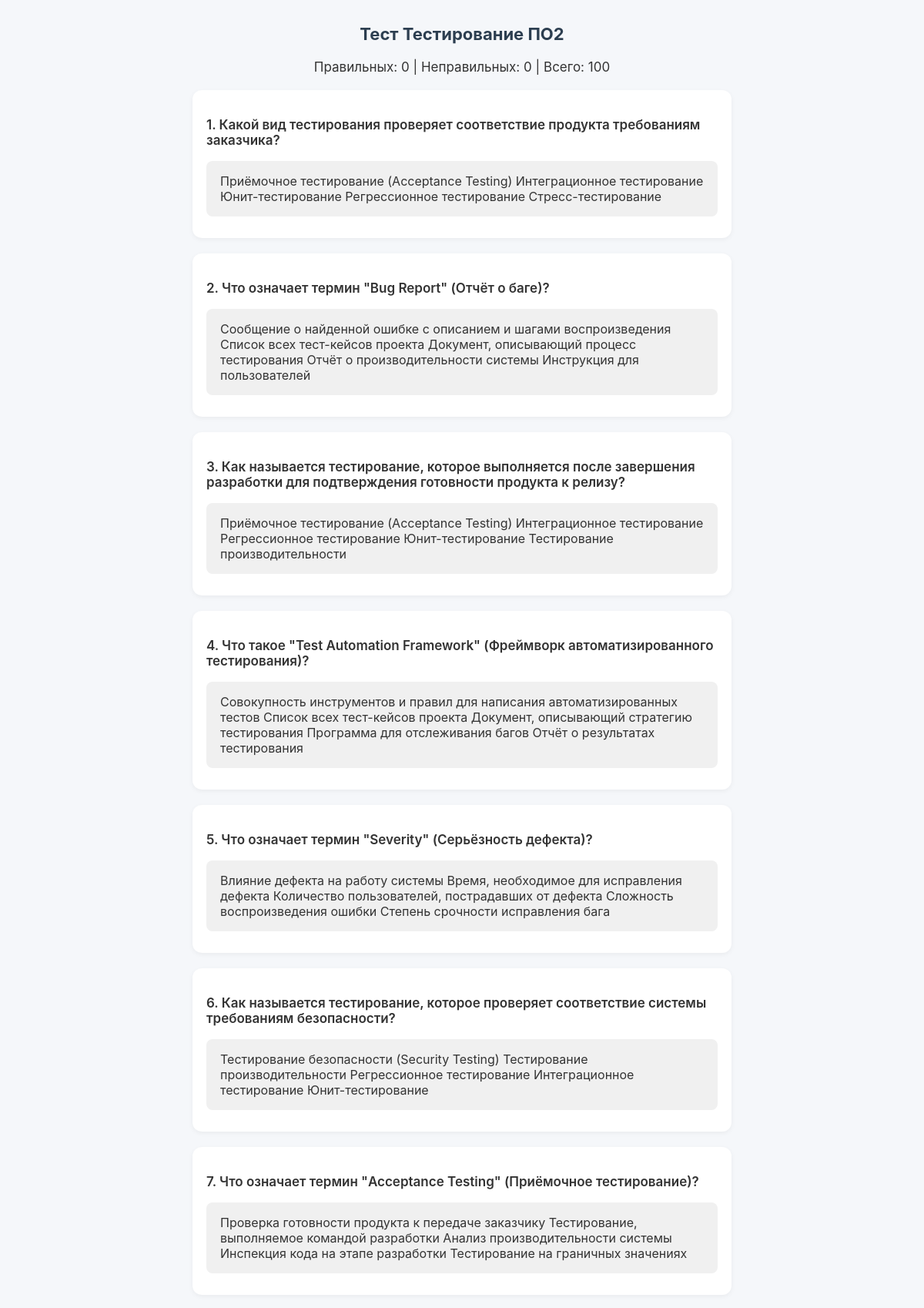
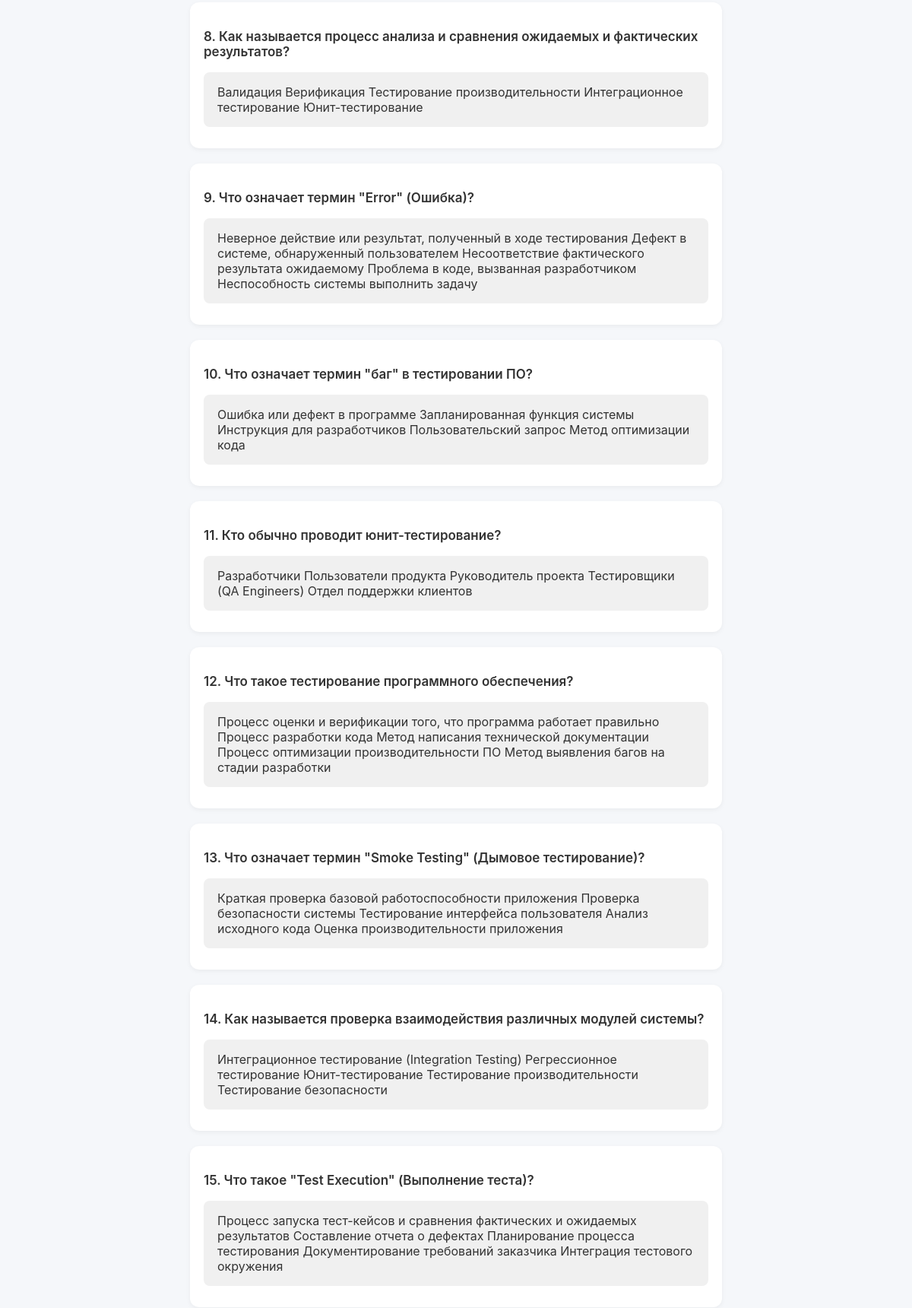
The app's page /test/4/html (upper part) with its own data (2 pictures, top to bottom).
### tables this page shows
CREATE TABLE tests (
        id INTEGER PRIMARY KEY AUTOINCREMENT,
        name TEXT NOT NULL,
        created_at TEXT NOT NULL
    );

CREATE TABLE questions (
        id INTEGER PRIMARY KEY AUTOINCREMENT,
        test_id INTEGER,
        text TEXT,
        FOREIGN KEY(test_id) REFERENCES tests(id)
    );

CREATE TABLE variants (
        id INTEGER PRIMARY KEY AUTOINCREMENT,
        question_id INTEGER,
        text TEXT,
        is_correct INTEGER DEFAULT 0,
        FOREIGN KEY(question_id) REFERENCES questions(id)
    );

### app.py (the view)
@app.route("/test/<int:test_id>/html", methods=["GET"])
def take_test_html(test_id):
    conn = sqlite3.connect(app.config["DATABASE"])
    c = conn.cursor()
    c.execute("SELECT name FROM tests WHERE id=?", (test_id,))
    test_name = c.fetchone()[0]
    c.execute("SELECT text, id FROM questions WHERE test_id=?", (test_id,))
    q_raw = c.fetchall()
    questions = []
    for q_text, q_id in q_raw:
        c.execute("SELECT text, is_correct FROM variants WHERE question_id=?", (q_id,))
        variants = [{"text": row[0], "is_correct": bool(row[1])} for row in c.fetchall()]
        random.shuffle(variants)
        questions.append({
            "question_id": q_id,
            "question": q_text,
            "variants": variants
        })
    random.shuffle(questions)
    conn.close()
    return render_template("take_test.html", test_id=test_id, test_name=test_name, questions=questions)

### templates/take_test.html (shortened to what this page needs)
<!doctype html>
<html>
<head>
</head>
<body>
    <h1>Тест {{ test_name }}</h1>
    <div class="stats">
        Правильных: <span id="correct">0</span> |
        Неправильных: <span id="wrong">0</span> |
        Всего: <span id="total">{{ questions|length }}</span>
    </div>
    <div id="quiz">
        {% for q in questions %}
            <div class="question" data-question-id="{{ q.question_id }}">
                <p>{{ loop.index }}. {{ q.question }}</p>
                {% for v in q.variants %}
                    <div class="variant"
                         data-is-correct="{{ '1' if v.is_correct else '0' }}"
                         data-variant-text="{{ v.text }}">
                        {{ v.text }}
                    </div>
                {% endfor %}
            </div>
        {% endfor %}
    </div>
</body>
</html>

### templates/take_test.html (style rules this page uses)
body { font-family: -apple-system, BlinkMacSystemFont, "Segoe UI", Roboto, Arial, sans-serif; background: #f5f7fa; margin: 0; padding: 16px; color: #333; }
h1 { text-align: center; color: #2c3e50; font-size: 22px; margin-bottom: 20px; }
.stats { text-align: center; margin-bottom: 16px; font-size: 17px; }
.question { background: #fff; border-radius: 12px; box-shadow: 0 2px 6px rgba(0,0,0,0.05); margin: 20px auto; padding: 18px; max-width: 700px; width: 100%; box-sizing: border-box; }
.question p { font-weight: 600; font-size: 17px; }
.variant { display: block; padding: 14px 16px; margin: 10px 0; background-color: #f0f0f0; border: 2px solid transparent; border-radius: 8px; cursor: pointer; transition: all 0.2s ease; font-size: 16px; }

### records on screen
tests: name "Тестирование ПО2"
questions: question "Какой вид тестирования проверяет соответствие продукта требованиям заказчика?"
variants: text "Приёмочное тестирование (Acceptance Testing) Интеграционное тестирование Юнит-тестирование Регрессионное тестирование Стресс-тестирование"
questions: question "Что означает термин \"Bug Report\" (Отчёт о баге)?"
variants: text "Сообщение о найденной ошибке с описанием и шагами воспроизведения Список всех тест-кейсов проекта Документ, описывающий процесс тестирования Отчёт о производительности системы Инструкция для пользователей"
questions: question "Как называется тестирование, которое выполняется после завершения разработки для подтверждения готовности продукта к релизу?"
variants: text "Приёмочное тестирование (Acceptance Testing) Интеграционное тестирование Регрессионное тестирование Юнит-тестирование Тестирование производительности"
questions: question "Что такое \"Test Automation Framework\" (Фреймворк автоматизированного тестирования)?"
variants: text "Совокупность инструментов и правил для написания автоматизированных тестов Список всех тест-кейсов проекта Документ, описывающий стратегию тестирования Программа для отслеживания багов Отчёт о результатах тестирования"
questions: question "Что означает термин \"Severity\" (Серьёзность дефекта)?"
variants: text "Влияние дефекта на работу системы Время, необходимое для исправления дефекта Количество пользователей, пострадавших от дефекта Сложность воспроизведения ошибки Степень срочности исправления бага"
questions: question "Как называется тестирование, которое проверяет соответствие системы требованиям безопасности?"
variants: text "Тестирование безопасности (Security Testing) Тестирование производительности Регрессионное тестирование Интеграционное тестирование Юнит-тестирование"
questions: question "Что означает термин \"Acceptance Testing\" (Приёмочное тестирование)?"
variants: text "Проверка готовности продукта к передаче заказчику Тестирование, выполняемое командой разработки Анализ производительности системы Инспекция кода на этапе разработки Тестирование на граничных значениях"
questions: question "Как называется процесс анализа и сравнения ожидаемых и фактических результатов?"
variants: text "Валидация Верификация Тестирование производительности Интеграционное тестирование Юнит-тестирование"
questions: question "Что означает термин \"Error\" (Ошибка)?"
variants: text "Неверное действие или результат, полученный в ходе тестирования Дефект в системе, обнаруженный пользователем Несоответствие фактического результата ожидаемому Проблема в коде, вызванная разработчиком Неспособность системы выполнить задачу"
questions: question "Что означает термин \"баг\" в тестировании ПО?"
variants: text "Ошибка или дефект в программе Запланированная функция системы Инструкция для разработчиков Пользовательский запрос Метод оптимизации кода"
questions: question "Кто обычно проводит юнит-тестирование?"
variants: text "Разработчики Пользователи продукта Руководитель проекта Тестировщики (QA Engineers) Отдел поддержки клиентов"
questions: question "Что такое тестирование программного обеспечения?"
variants: text "Процесс оценки и верификации того, что программа работает правильно Процесс разработки кода Метод написания технической документации Процесс оптимизации производительности ПО Метод выявления багов на стадии разработки"
questions: question "Что означает термин \"Smoke Testing\" (Дымовое тестирование)?"
variants: text "Краткая проверка базовой работоспособности приложения Проверка безопасности системы Тестирование интерфейса пользователя Анализ исходного кода Оценка производительности приложения"
questions: question "Как называется проверка взаимодействия различных модулей системы?"
variants: text "Интеграционное тестирование (Integration Testing) Регрессионное тестирование Юнит-тестирование Тестирование производительности Тестирование безопасности"
questions: question "Что такое \"Test Execution\" (Выполнение теста)?"
variants: text "Процесс запуска тест-кейсов и сравнения фактических и ожидаемых результатов Составление отчета о дефектах Планирование процесса тестирования Документирование требований заказчика Интеграция тестового окружения"

### other values on screen
{{ questions|length }} "100"
